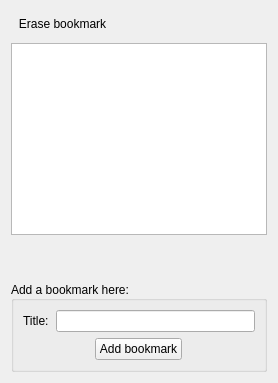
         <widget class="QWidget" name="bookmarkTab">
          <property name="layoutDirection">
           <enum>Qt::LeftToRight</enum>
          </property>
          <attribute name="icon">
           <iconset resource="../Orayta.qrc">
            <normaloff>:/Icons/bookmarks.png</normaloff>:/Icons/bookmarks.png</iconset>
          </attribute>
          <attribute name="title">
           <string>Bookmarks</string>
          </attribute>
          <layout class="QVBoxLayout" name="verticalLayout_3">
           <item>
            <layout class="QHBoxLayout" name="horizontalLayout_5">
             <property name="topMargin">
              <number>0</number>
             </property>
             <item>
              <widget class="QToolButton" name="removeBookmark">
               <property name="toolTip">
                <string>Remove bookmark</string>
               </property>
               <property name="text">
                <string>Erase bookmark</string>
               </property>
               <property name="icon">
                <iconset resource="../Orayta.qrc">
                 <normaloff>:/Icons/edit-delete.png</normaloff>:/Icons/edit-delete.png</iconset>
               </property>
               <property name="iconSize">
                <size>
                 <width>19</width>
                 <height>19</height>
                </size>
               </property>
               <property name="checkable">
                <bool>false</bool>
               </property>
               <property name="toolButtonStyle">
                <enum>Qt::ToolButtonIconOnly</enum>
               </property>
               <property name="autoRaise">
                <bool>true</bool>
               </property>
              </widget>
             </item>
             <item>
              <widget class="QToolButton" name="bookmarkEdit">
               <property name="toolTip">
                <string>Edit bookmark's title</string>
               </property>
               <property name="text">
                <string/>
               </property>
               <property name="icon">
                <iconset resource="../Orayta.qrc">
                 <normaloff>:/Icons/edit.png</normaloff>:/Icons/edit.png</iconset>
               </property>
               <property name="iconSize">
                <size>
                 <width>19</width>
                 <height>19</height>
                </size>
               </property>
               <property name="checkable">
                <bool>false</bool>
               </property>
               <property name="toolButtonStyle">
                <enum>Qt::ToolButtonIconOnly</enum>
               </property>
               <property name="autoRaise">
                <bool>true</bool>
               </property>
              </widget>
             </item>
             <item>
              <spacer name="horizontalSpacer_3">
               <property name="orientation">
                <enum>Qt::Horizontal</enum>
               </property>
               <property name="sizeHint" stdset="0">
                <size>
                 <width>40</width>
                 <height>20</height>
                </size>
               </property>
              </spacer>
             </item>
            </layout>
           </item>
           <item>
            <widget class="BMarkList" name="bookMarkList">
             <property name="contextMenuPolicy">
              <enum>Qt::CustomContextMenu</enum>
             </property>
             <property name="frameShape">
              <enum>QFrame::StyledPanel</enum>
             </property>
             <property name="lineWidth">
              <number>1</number>
             </property>
             <property name="horizontalScrollBarPolicy">
              <enum>Qt::ScrollBarAsNeeded</enum>
             </property>
             <property name="autoScroll">
              <bool>true</bool>
             </property>
             <property name="autoScrollMargin">
              <number>0</number>
             </property>
             <property name="viewMode">
              <enum>QListView::ListMode</enum>
             </property>
             <property name="uniformItemSizes">
              <bool>false</bool>
             </property>
             <property name="currentRow">
              <number>-1</number>
             </property>
             <property name="sortingEnabled">
              <bool>false</bool>
             </property>
            </widget>
           </item>
           <item>
            <spacer name="verticalSpacer">
             <property name="orientation">
              <enum>Qt::Vertical</enum>
             </property>
             <property name="sizeType">
              <enum>QSizePolicy::Maximum</enum>
             </property>
             <property name="sizeHint" stdset="0">
              <size>
               <width>20</width>
               <height>40</height>
              </size>
             </property>
            </spacer>
           </item>
           <item>
            <widget class="QGroupBox" name="groupBox_2">
             <property name="title">
              <string>Add a bookmark here:</string>
             </property>
             <property name="alignment">
              <set>Qt::AlignLeading|Qt::AlignLeft|Qt::AlignVCenter</set>
             </property>
             <layout class="QVBoxLayout" name="verticalLayout_6">
              <item>
               <layout class="QHBoxLayout" name="horizontalLayout_7">
                <property name="spacing">
                 <number>7</number>
                </property>
                <property name="topMargin">
                 <number>0</number>
                </property>
                <item>
                 <widget class="QLabel" name="label_3">
                  <property name="text">
                   <string>Title:</string>
                  </property>
                  <property name="scaledContents">
                   <bool>true</bool>
                  </property>
                  <property name="wordWrap">
                   <bool>true</bool>
                  </property>
                 </widget>
                </item>
                <item>
                 <widget class="QLineEdit" name="bookmarkTitleLine"/>
                </item>
               </layout>
              </item>
              <item>
               <layout class="QHBoxLayout" name="horizontalLayout_10">
                <property name="topMargin">
                 <number>0</number>
                </property>
                <item>
                 <widget class="QPushButton" name="addBookMark">
                  <property name="sizePolicy">
                   <sizepolicy hsizetype="Maximum" vsizetype="Fixed">
                    <horstretch>0</horstretch>
                    <verstretch>0</verstretch>
                   </sizepolicy>
                  </property>
                  <property name="text">
                   <string>Add bookmark</string>
                  </property>
                 </widget>
                </item>
               </layout>
              </item>
             </layout>
            </widget>
           </item>
          </layout>
         </widget>
